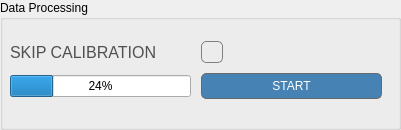
        <widget class="QGroupBox" name="graphs_gb">
         <property name="sizePolicy">
          <sizepolicy hsizetype="Preferred" vsizetype="Preferred">
           <horstretch>0</horstretch>
           <verstretch>0</verstretch>
          </sizepolicy>
         </property>
         <property name="maximumSize">
          <size>
           <width>16777215</width>
           <height>16777215</height>
          </size>
         </property>
         <property name="styleSheet">
          <string notr="true">QGroupBox {
	background-color: rgb(241, 248, 255);
	font-weight: bold; 
	color: grey;
	/* Declare the font size at the end othewise it triggers a worning
	QFont::setPointSize: Point size &lt;= 0 (-1), must be greater than 0*/
	font-size: 14pt;
}

/*
	border: 1px solid gray;
	border-color: #FF17365D;
	margin-top: 27px;
	font-size: 14px;
	border-radius: 15px;
*/
/*
QGroupBox::title { font-size: 12px; font-weight: bold; 

border-top-left-radius: 9px;
border-top-right-radius: 9px;/*
padding: 0px 0px;
/*background-color: #FF17365D;
color: rgb(255, 255, 255);*//*
} /*</string>
         </property>
         <property name="title">
          <string>Data Processing</string>
         </property>
         <widget class="QWidget" name="layoutWidget">
          <property name="geometry">
           <rect>
            <x>0</x>
            <y>20</y>
            <width>392</width>
            <height>101</height>
           </rect>
          </property>
          <layout class="QVBoxLayout" name="graphs_vl">
           <property name="spacing">
            <number>10</number>
           </property>
           <property name="leftMargin">
            <number>10</number>
           </property>
           <property name="topMargin">
            <number>5</number>
           </property>
           <property name="rightMargin">
            <number>10</number>
           </property>
           <property name="bottomMargin">
            <number>5</number>
           </property>
           <item>
            <layout class="QGridLayout" name="graphs_gl" columnstretch="1,1">
             <property name="spacing">
              <number>10</number>
             </property>
             <item row="0" column="0">
              <widget class="QLabel" name="skip_cal_lb">
               <property name="font">
                <font>
                 <pointsize>12</pointsize>
                </font>
               </property>
               <property name="styleSheet">
                <string notr="true">border: 0px;
color: rgb(80,80,80);</string>
               </property>
               <property name="text">
                <string>SKIP CALIBRATION</string>
               </property>
              </widget>
             </item>
             <item row="0" column="1">
              <widget class="QCheckBox" name="skip_cal_cb">
               <property name="styleSheet">
                <string notr="true">QCheckBox::indicator {
        width: 20px;  /* Adjust the checkbox size */
        height: 20px;  /* Adjust the checkbox size */
	    background-color: qradialgradient( spread:pad,
                            cx:0.5,
                            cy:0.5,
                            radius:0.5,
                            fx:0.5,
                            fy:0.5,
                            stop:1 #ddd, 
								stop:0 #fff);

   	 	border-radius: 5px;
    	border-style: solid;
    	border-width: 1px;
    	border-color: gray gray gray gray; 
}

QCheckBox::indicator:checked {
    background-color: qradialgradient(spread:pad, 
                            cx:0.5,
                            cy:0.5,
                            radius:0.5,
                            fx:0.5,
                            fy:0.5,
                            stop:0 #ddd, 
                            stop:1 red);
} 

</string>
               </property>
               <property name="text">
                <string/>
               </property>
              </widget>
             </item>
             <item row="1" column="0">
              <widget class="QProgressBar" name="start_pb">
               <property name="value">
                <number>24</number>
               </property>
               <property name="alignment">
                <set>Qt::AlignCenter</set>
               </property>
              </widget>
             </item>
             <item row="1" column="1">
              <widget class="QPushButton" name="start_btn">
               <property name="styleSheet">
                <string notr="true">#start_btn {
  	background-color: rgb(70, 130, 180);
  	color: white;
  	border: 1px;
  	padding: 5px;
  	border-radius: 5px;
	border-style: solid;
    border-width: 1px;
	/*border-top: 2px solid white;
	border-right: 2px solid white;*/
    border-color: DimGray  DimGray DimGray  DimGray; 
}

#start_btn:hover {
	background-color: rgb(126, 133, 161);
  	/*background-color: #40DAEA;*/
  	color: white;
  	border: none;
  	padding: 5px;
  	border-style: solid;
    border-width: 1px;
	/*border-top: 2px solid white;
	border-right: 2px solid white;*/
    border-color: DimGray  DimGray DimGray  DimGray; 
}

#start_btn:disabled {
	background-color: rgb(211, 211, 211);
  	/*background-color: #40DAEA;*/
  	color: white;
  	border: none;
  	padding: 5px;
  	border-style: solid;
    border-width: 1px;
	/*border-top: 2px solid white;
	border-right: 2px solid white;*/
    border-color: DimGray  DimGray DimGray  DimGray; 
}</string>
               </property>
               <property name="text">
                <string>START</string>
               </property>
              </widget>
             </item>
            </layout>
           </item>
          </layout>
         </widget>
        </widget>
